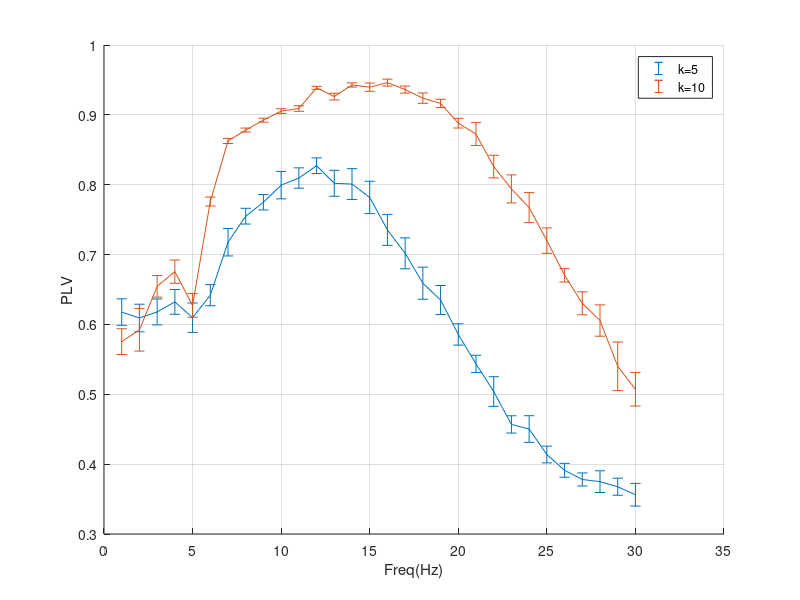
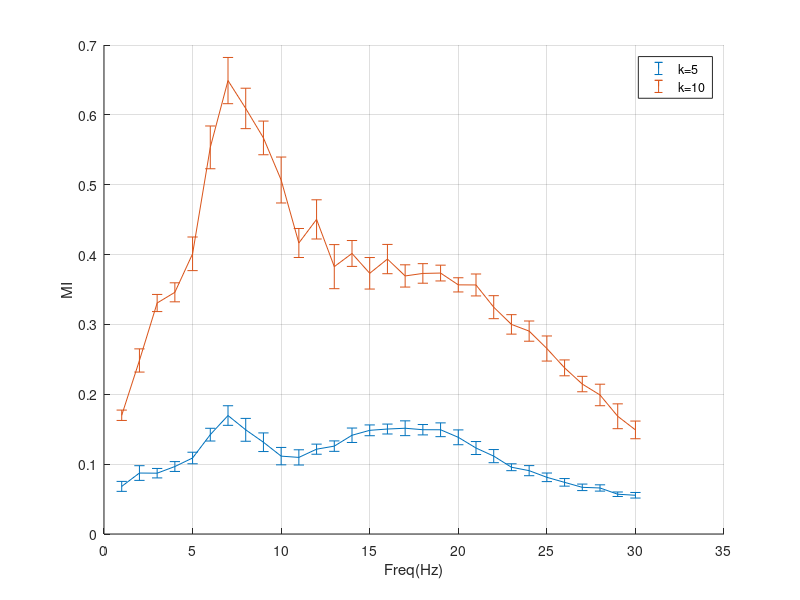
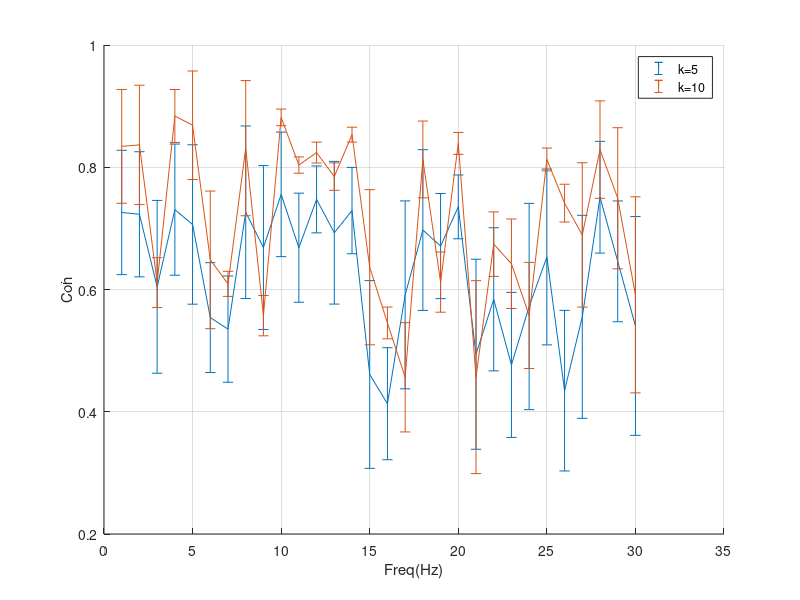
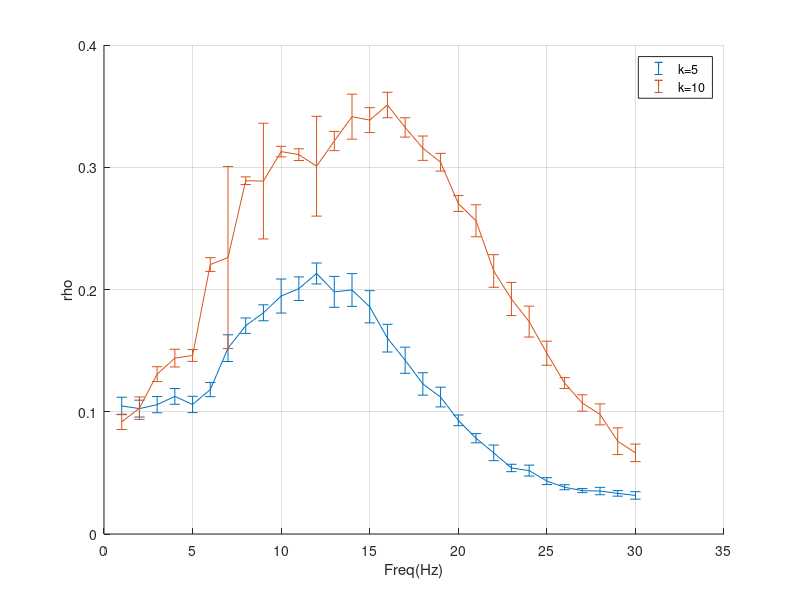

Reproduce these figures in MATLAB, in order.
addpath('../paper_data/lineplot_data')

%% 21-11-2020: Modified and adapted for PAKDD by BSB - Harcoded for input impulse amplitude 5 and 10 and frequency between 1 to 30 hz
%% Originally Authored by: Pranav Mahajan - 19/11/2020
clear all
% close all
clc
%% Koad data: Either
% load syncdata_withoutIN.mat
%% Load data: or
load syncdata_withIN.mat 


%% PLOTTING MEAN AND STD OF PLV OVER MULTIPLE TRIALS
for i = 1:size(PLV_cell,2)
    amp5PLV(i,:) = PLV_cell{i}(1,:);
    amp10PLV(i,:) = PLV_cell{i}(2,:);
end
meanPLVmat(1,:)=mean(amp5PLV,1);
meanPLVmat(2,:)=mean(amp10PLV,1);
stdPLVmat(1,:)=std(amp5PLV,1);
stdPLVmat(2,:)=std(amp10PLV,1);
figure,errorbar(meanPLVmat(1,:),stdPLVmat(1,:))
hold on, errorbar(meanPLVmat(2,:),stdPLVmat(2,:))
ylabel('PLV')
xlabel('Freq(Hz)')
grid on,box off
legend('k=5','k=10')


%% PLOTTING MEAN AND STD OF MI OVER MULTIPLE TRIALS
for i = 1:size(MI_cell,2)
    amp5MI(i,:) = MI_cell{i}(1,:);
    amp10MI(i,:) = MI_cell{i}(2,:);
end
meanMImat(1,:)=mean(amp5MI,1);
meanMImat(2,:)=mean(amp10MI,1);
stdMImat(1,:)=std(amp5MI,1);
stdMImat(2,:)=std(amp10MI,1);
figure,errorbar(meanMImat(1,:),stdMImat(1,:))
hold on, errorbar(meanMImat(2,:),stdMImat(2,:))
ylabel('MI')
xlabel('Freq(Hz)')
grid on,box off
legend('k=5','k=10')


%% PLOTTING MEAN AND STD OF COHERENCE OVER MULTIPLE TRIALS
for i = 1:size(Coh_cell,2)
    amp5Coh(i,:) = Coh_cell{i}(1,:);
    amp10Coh(i,:) = Coh_cell{i}(2,:);
end
meanCohmat(1,:)=mean(amp5Coh,1);
meanCohmat(2,:)=mean(amp10Coh,1);
stdCohmat(1,:)=std(amp5Coh,1);
stdCohmat(2,:)=std(amp10Coh,1);
figure,errorbar(meanCohmat(1,:),stdCohmat(1,:))
hold on, errorbar(meanCohmat(2,:),stdCohmat(2,:))
ylabel('Coh')
xlabel('Freq(Hz)')
grid on,box off
legend('k=5','k=10')


%% PLOTTING MEAN AND STD OF Shannon Entropy OVER MULTIPLE TRIALS
for i = 1:size(rho_cell,2)
    amp5rho(i,:) = rho_cell{i}(1,:);
    amp10rho(i,:) = rho_cell{i}(2,:);
end
meanrhomat(1,:)=mean(amp5rho,1);
meanrhomat(2,:)=mean(amp10rho,1);
stdrhomat(1,:)=std(amp5rho,1);
stdrhomat(2,:)=std(amp10rho,1);
figure,errorbar(meanrhomat(1,:),stdrhomat(1,:))
hold on, errorbar(meanrhomat(2,:),stdrhomat(2,:))
ylabel('rho')
xlabel('Freq(Hz)')
grid on,box off
legend('k=5','k=10')

%% PLOTTING MEAN AND STD OF Lambda OVER MULTIPLE TRIALS
for i = 1:size(lambda_cell,2)
    amp5lambda(i,:) = lambda_cell{i}(1,:);
    amp10lambda(i,:) = lambda_cell{i}(2,:);
end
meanlambdamat(1,:)=mean(amp5lambda,1);
meanlambdamat(2,:)=mean(amp10lambda,1);
stdlambdamat(1,:)=std(amp5lambda,1);
stdlambdamat(2,:)=std(amp10lambda,1);
figure,errorbar(meanlambdamat(1,:),stdlambdamat(1,:))
hold on, errorbar(meanlambdamat(2,:),stdlambdamat(2,:))
ylabel('lambda')
xlabel('Freq(Hz)')
grid on,box off
legend('k=5','k=10')
